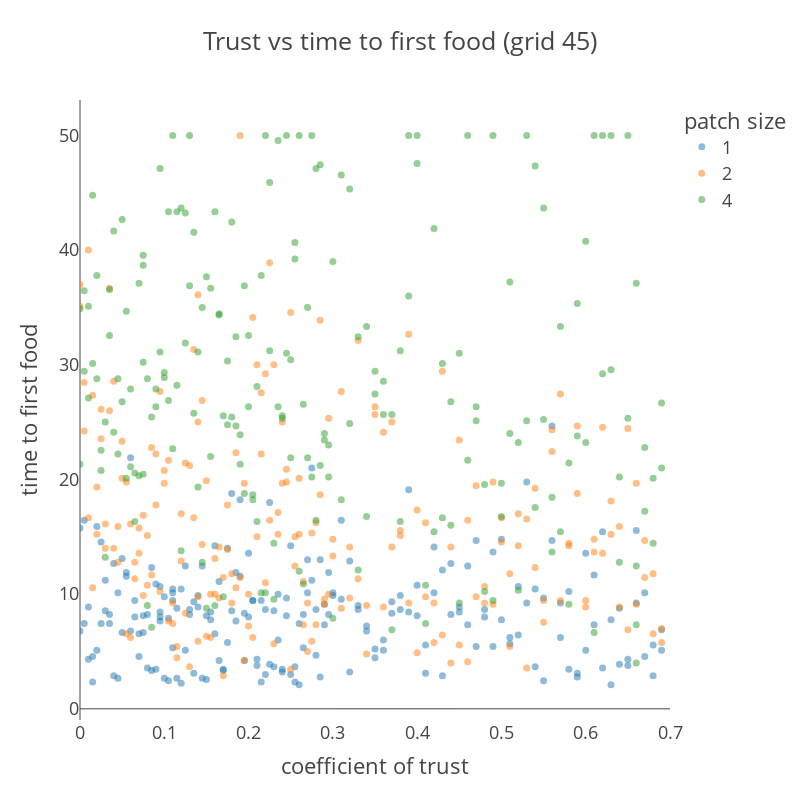

Notebook source saved alongside this figure:
### Code cell
color_scale = {
    "1": "red",
    "2": "green",
    "4": "blue",
}

fig_grid45 = px.scatter(
    impactDF_grid45,
    x="c_trust_jittered",
    y="time to first food",
    color="reward_patch_dim",
    template="presentation",
    title="Trust vs time to first food (grid 45)",
    opacity=0.5,
    labels={"c_trust_jittered": "coefficient of trust", "reward_patch_dim": "patch size"}
)


fig_grid45.update_xaxes(showgrid=False, range = [0, 0.7])
fig_grid45.update_yaxes(showgrid=False)
fig_grid45.update_traces(marker={"size": 7})
fig_grid45.update_layout(
    width=800,
    height=800,
)

### Figure 1 — Plotly figure (JSON) as saved in the notebook; plotly's stock layout.template omitted (floating-point values rounded to 4 significant figures; data arrays with more than 128 entries replaced by an {"elided": "..."} marker saying what was removed)
{"data": [{"hovertemplate": "patch size=1<br>coefficient of trust=%{x}<br>time to first food=%{y}<extra></extra>", "legendgroup": "1", "marker": {"color": "#1F77B4", "opacity": 0.5, "size": 7, "symbol": "circle"}, "mode": "markers", "name": "1", "orientation": "v", "showlegend": true, "type": "scatter", "x": {"elided": "204 float values"}, "xaxis": "x", "y": {"elided": "204 float values"}, "yaxis": "y"}, {"hovertemplate": "patch size=2<br>coefficient of trust=%{x}<br>time to first food=%{y}<extra></extra>", "legendgroup": "2", "marker": {"color": "#FF7F0E", "opacity": 0.5, "size": 7, "symbol": "circle"}, "mode": "markers", "name": "2", "orientation": "v", "showlegend": true, "type": "scatter", "x": {"elided": "202 float values"}, "xaxis": "x", "y": {"elided": "202 float values"}, "yaxis": "y"}, {"hovertemplate": "patch size=4<br>coefficient of trust=%{x}<br>time to first food=%{y}<extra></extra>", "legendgroup": "4", "marker": {"color": "#2CA02C", "opacity": 0.5, "size": 7, "symbol": "circle"}, "mode": "markers", "name": "4", "orientation": "v", "showlegend": true, "type": "scatter", "x": {"elided": "204 float values"}, "xaxis": "x", "y": {"elided": "204 float values"}, "yaxis": "y"}], "layout": {"height": 800, "legend": {"title": {"text": "patch size"}, "tracegroupgap": 0}, "title": {"text": "Trust vs time to first food (grid 45)"}, "width": 800, "xaxis": {"anchor": "y", "domain": [0, 1], "range": [0, 0.7], "showgrid": false, "title": {"text": "coefficient of trust"}}, "yaxis": {"anchor": "x", "domain": [0, 1], "showgrid": false, "title": {"text": "time to first food"}}}}
